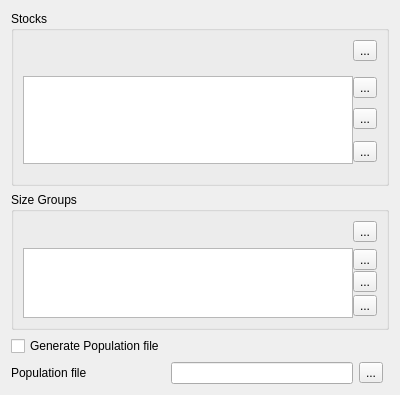
<?xml version="1.0" encoding="UTF-8"?>
<ui version="4.0">
 <class>MergePopulationPluginComponent</class>
 <widget class="QWidget" name="MergePopulationPluginComponent">
  <property name="geometry">
   <rect>
    <x>0</x>
    <y>0</y>
    <width>400</width>
    <height>395</height>
   </rect>
  </property>
  <property name="windowTitle">
   <string>Form</string>
  </property>
  <layout class="QGridLayout" name="gridLayout">
   <item row="13" column="0">
    <widget class="QCheckBox" name="optGeneratePopFile">
     <property name="text">
      <string>Generate Population file</string>
     </property>
    </widget>
   </item>
   <item row="14" column="1">
    <widget class="QLineEdit" name="filePopOut"/>
   </item>
   <item row="14" column="2">
    <widget class="QToolButton" name="browsePopOut">
     <property name="text">
      <string>...</string>
     </property>
    </widget>
   </item>
   <item row="14" column="0">
    <widget class="QLabel" name="label_4">
     <property name="text">
      <string>Population file</string>
     </property>
    </widget>
   </item>
   <item row="1" column="0" rowspan="6" colspan="4">
    <widget class="QGroupBox" name="groupBox">
     <property name="title">
      <string>Stocks</string>
     </property>
     <layout class="QGridLayout" name="gridLayout_2">
      <item row="0" column="0">
       <widget class="QLabel" name="componentsResume">
        <property name="text">
         <string/>
        </property>
       </widget>
      </item>
      <item row="0" column="1">
       <widget class="QToolButton" name="expand">
        <property name="text">
         <string>...</string>
        </property>
        <property name="icon">
         <iconset resource="qtgui.qrc">
          <normaloff>:/icons/more-horz.png</normaloff>:/icons/more-horz.png</iconset>
        </property>
        <property name="iconSize">
         <size>
          <width>18</width>
          <height>18</height>
         </size>
        </property>
        <property name="checkable">
         <bool>true</bool>
        </property>
       </widget>
      </item>
      <item row="1" column="0" colspan="2">
       <widget class="QWidget" name="stocksContainer" native="true">
        <layout class="QGridLayout" name="gridLayout_4">
         <property name="leftMargin">
          <number>0</number>
         </property>
         <property name="topMargin">
          <number>0</number>
         </property>
         <property name="rightMargin">
          <number>0</number>
         </property>
         <property name="bottomMargin">
          <number>0</number>
         </property>
         <property name="spacing">
          <number>0</number>
         </property>
         <item row="1" column="1">
          <widget class="QToolButton" name="noStocks">
           <property name="text">
            <string>...</string>
           </property>
           <property name="icon">
            <iconset resource="qtgui.qrc">
             <normaloff>:/icons/noneselect.png</normaloff>:/icons/noneselect.png</iconset>
           </property>
           <property name="iconSize">
            <size>
             <width>18</width>
             <height>18</height>
            </size>
           </property>
          </widget>
         </item>
         <item row="0" column="1">
          <widget class="QToolButton" name="allStocks">
           <property name="text">
            <string>...</string>
           </property>
           <property name="icon">
            <iconset resource="qtgui.qrc">
             <normaloff>:/icons/allselect.png</normaloff>:/icons/allselect.png</iconset>
           </property>
           <property name="iconSize">
            <size>
             <width>18</width>
             <height>18</height>
            </size>
           </property>
          </widget>
         </item>
         <item row="2" column="1">
          <widget class="QToolButton" name="invStocks">
           <property name="text">
            <string>...</string>
           </property>
           <property name="icon">
            <iconset resource="qtgui.qrc">
             <normaloff>:/icons/invselect.png</normaloff>:/icons/invselect.png</iconset>
           </property>
           <property name="iconSize">
            <size>
             <width>18</width>
             <height>18</height>
            </size>
           </property>
          </widget>
         </item>
         <item row="0" column="0" rowspan="3">
          <widget class="QTableView" name="stocks"/>
         </item>
        </layout>
       </widget>
      </item>
     </layout>
    </widget>
   </item>
   <item row="11" column="0" rowspan="2" colspan="4">
    <widget class="QGroupBox" name="groupBox_2">
     <property name="title">
      <string>Size Groups</string>
     </property>
     <layout class="QGridLayout" name="gridLayout_3">
      <item row="0" column="0" colspan="2">
       <widget class="QLabel" name="sizeResume">
        <property name="text">
         <string/>
        </property>
       </widget>
      </item>
      <item row="0" column="2">
       <widget class="QToolButton" name="expandSizes">
        <property name="text">
         <string>...</string>
        </property>
        <property name="icon">
         <iconset resource="qtgui.qrc">
          <normaloff>:/icons/more-horz.png</normaloff>:/icons/more-horz.png</iconset>
        </property>
        <property name="iconSize">
         <size>
          <width>18</width>
          <height>18</height>
         </size>
        </property>
        <property name="checkable">
         <bool>true</bool>
        </property>
       </widget>
      </item>
      <item row="1" column="0" colspan="3">
       <widget class="QWidget" name="sizesContainer" native="true">
        <layout class="QGridLayout" name="gridLayout_5">
         <property name="leftMargin">
          <number>0</number>
         </property>
         <property name="topMargin">
          <number>0</number>
         </property>
         <property name="rightMargin">
          <number>0</number>
         </property>
         <property name="bottomMargin">
          <number>0</number>
         </property>
         <property name="spacing">
          <number>0</number>
         </property>
         <item row="0" column="1">
          <widget class="QToolButton" name="allGroups">
           <property name="text">
            <string>...</string>
           </property>
           <property name="icon">
            <iconset resource="qtgui.qrc">
             <normaloff>:/icons/allselect.png</normaloff>:/icons/allselect.png</iconset>
           </property>
           <property name="iconSize">
            <size>
             <width>18</width>
             <height>18</height>
            </size>
           </property>
          </widget>
         </item>
         <item row="1" column="1">
          <widget class="QToolButton" name="noGroups">
           <property name="text">
            <string>...</string>
           </property>
           <property name="icon">
            <iconset resource="qtgui.qrc">
             <normaloff>:/icons/noneselect.png</normaloff>:/icons/noneselect.png</iconset>
           </property>
           <property name="iconSize">
            <size>
             <width>18</width>
             <height>18</height>
            </size>
           </property>
          </widget>
         </item>
         <item row="2" column="1">
          <widget class="QToolButton" name="invGroups">
           <property name="text">
            <string>...</string>
           </property>
           <property name="icon">
            <iconset resource="qtgui.qrc">
             <normaloff>:/icons/invselect.png</normaloff>:/icons/invselect.png</iconset>
           </property>
           <property name="iconSize">
            <size>
             <width>18</width>
             <height>18</height>
            </size>
           </property>
          </widget>
         </item>
         <item row="0" column="0" rowspan="3">
          <widget class="QTableView" name="sizes"/>
         </item>
        </layout>
       </widget>
      </item>
     </layout>
    </widget>
   </item>
  </layout>
 </widget>
 <resources>
  <include location="qtgui.qrc"/>
 </resources>
 <connections/>
</ui>
